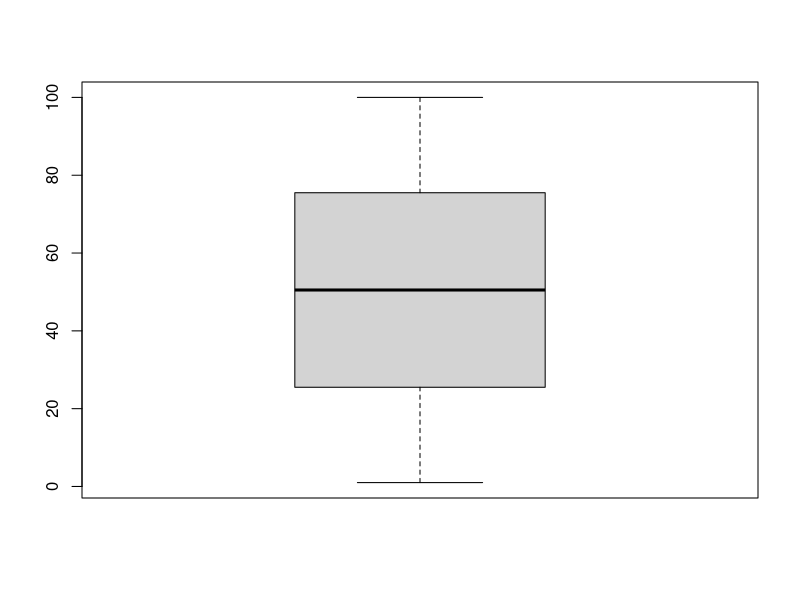
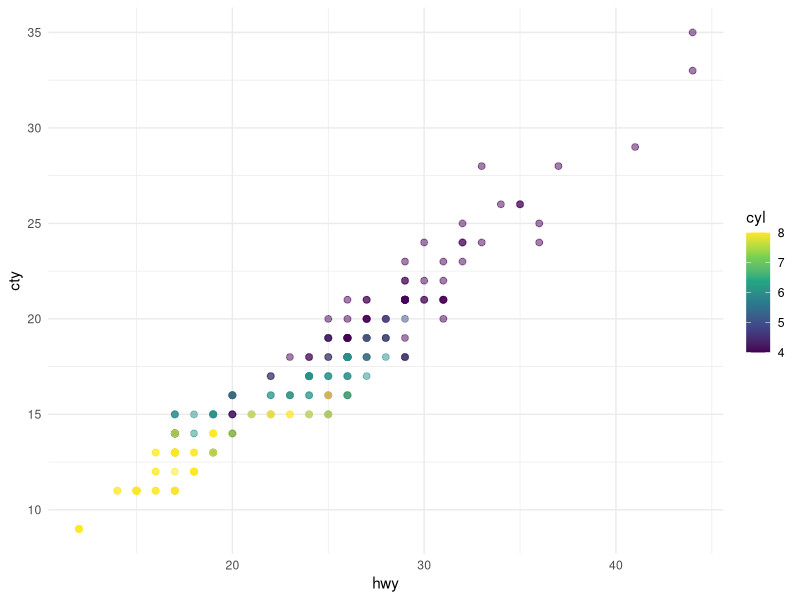
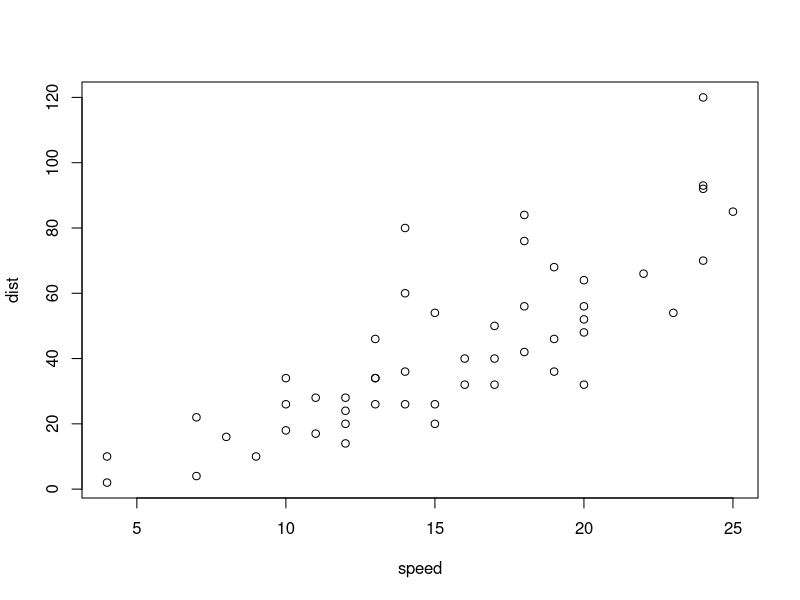
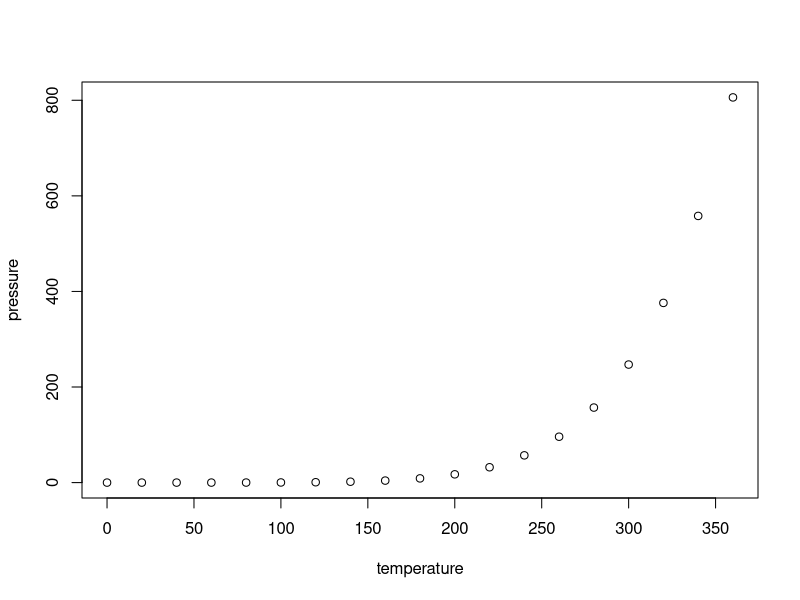
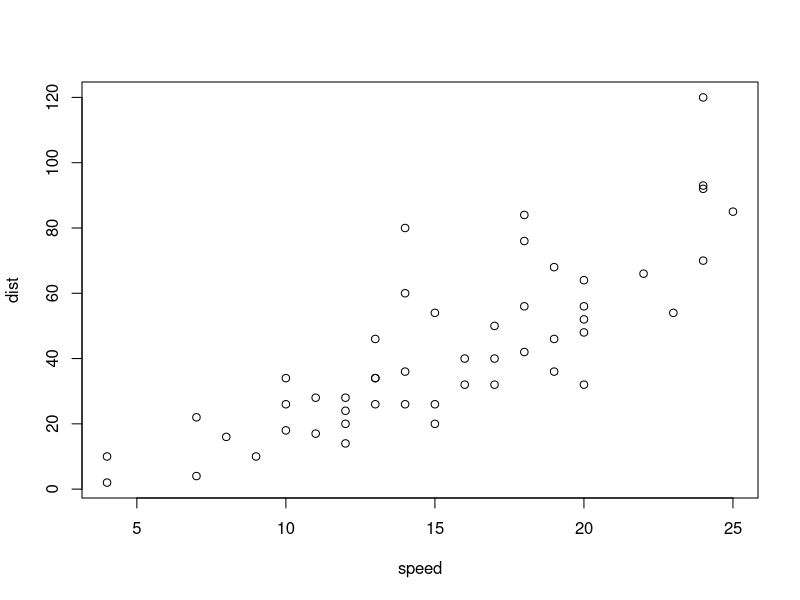
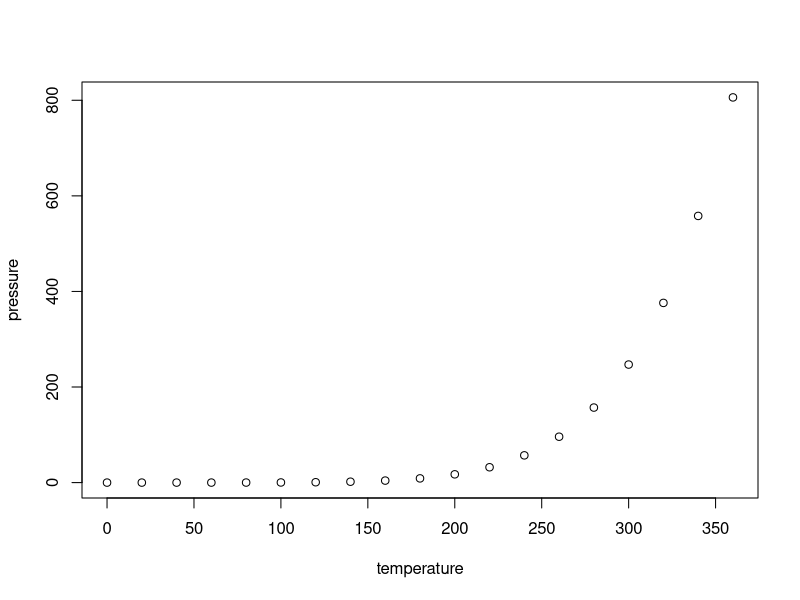
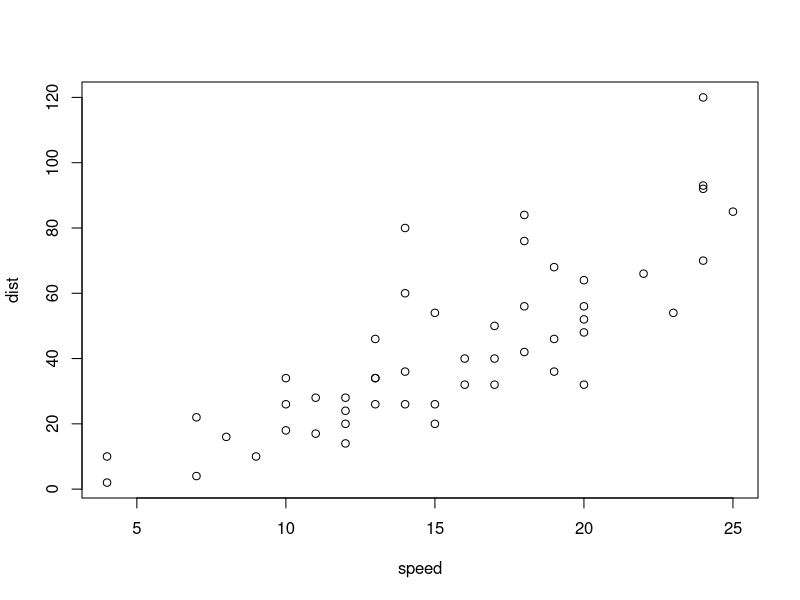
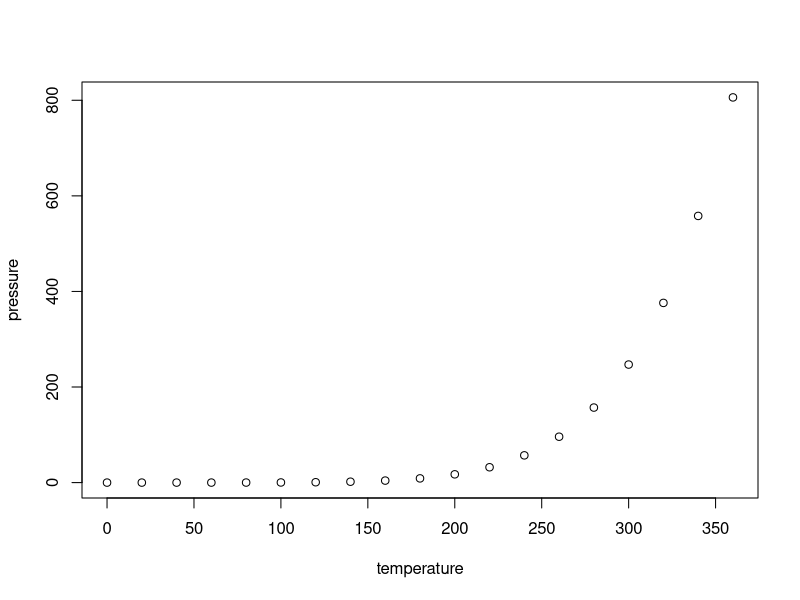

The R script that drew these images, in order:
## ---- chunk 1
#| label: load-packages
#| echo: true
#| message: false

library(tidyverse)
library(ggthemes)
library(palmerpenguins)

glimpse(penguins)
## ---- chunk 2
#| eval: true
#| label: fig-boxplot
#| fig-cap: "Boxplot: 1-100"

boxplot(1:100)
## ---- chunk 3
#| eval: true
#| label: fig-scatterplot
#| fig-cap: "Scatterplot: 38 vehicles"
#| fig-width: 6
#| fig-height: 3

library(ggplot2)

ggplot(mpg, aes(x = hwy, y = cty, color = cyl)) + 
  geom_point(alpha = 0.5, size = 2) + 
  scale_color_viridis_c() + 
  theme_minimal()
## ---- chunk 4
#| eval: true
#| layout-ncol: 2
#| label: fig-bundle-charts
#| fig-cap: 
#|   - "Speed and Distance"
#|   - "Pressure and Temperature"

plot(cars)
plot(pressure)
## ---- chunk 5
#| eval: true
#| layout-ncol: 2
#| label: fig-bundle-charts-modified-0
#| fig-cap: "Bundle charts"
#| fig-subcap: 
#|   - "Speed and Distance"
#|   - "Pressure and Temperature"

plot(cars)
plot(pressure)
## ---- chunk 6
#| eval: true
#| echo: fenced
#| layout: [[1],[1, 1]]
#| label: fig-bundle-charts-modified-1
#| fig-cap: "Bundle charts"
#| fig-subcap: 
#|   - "Speed and Distance"
#|   - "Pressure and Temperature"
#|   - "mtcars"

plot(cars)
plot(pressure)
plot(mtcars)
## ---- chunk 7
#| eval: true
#| echo: fenced
#| layout: [[100],[30, 70]]
#| label: fig-bundle-charts-modified-2
#| fig-cap: "Bundle charts"
#| fig-subcap: 
#|   - "Speed and Distance"
#|   - "Pressure and Temperature"
#|   - "mtcars"

plot(cars)
plot(pressure)
plot(mtcars)
## ---- chunk 8
#| eval: true
#| echo: fenced
#| layout: [[40, -20, 40],[100]]
#| label: fig-bundle-charts-modified-3
#| fig-cap: "Bundle charts"
#| fig-subcap: 
#|   - "Speed and Distance"
#|   - "Pressure and Temperature"
#|   - "mtcars"

plot(cars)
plot(pressure)
plot(mtcars)
## ---- chunk 9
#| eval: true
#| label: tbl-iris
#| tbl-cap: "Iris數據"

library(knitr)
kable(head(iris))
